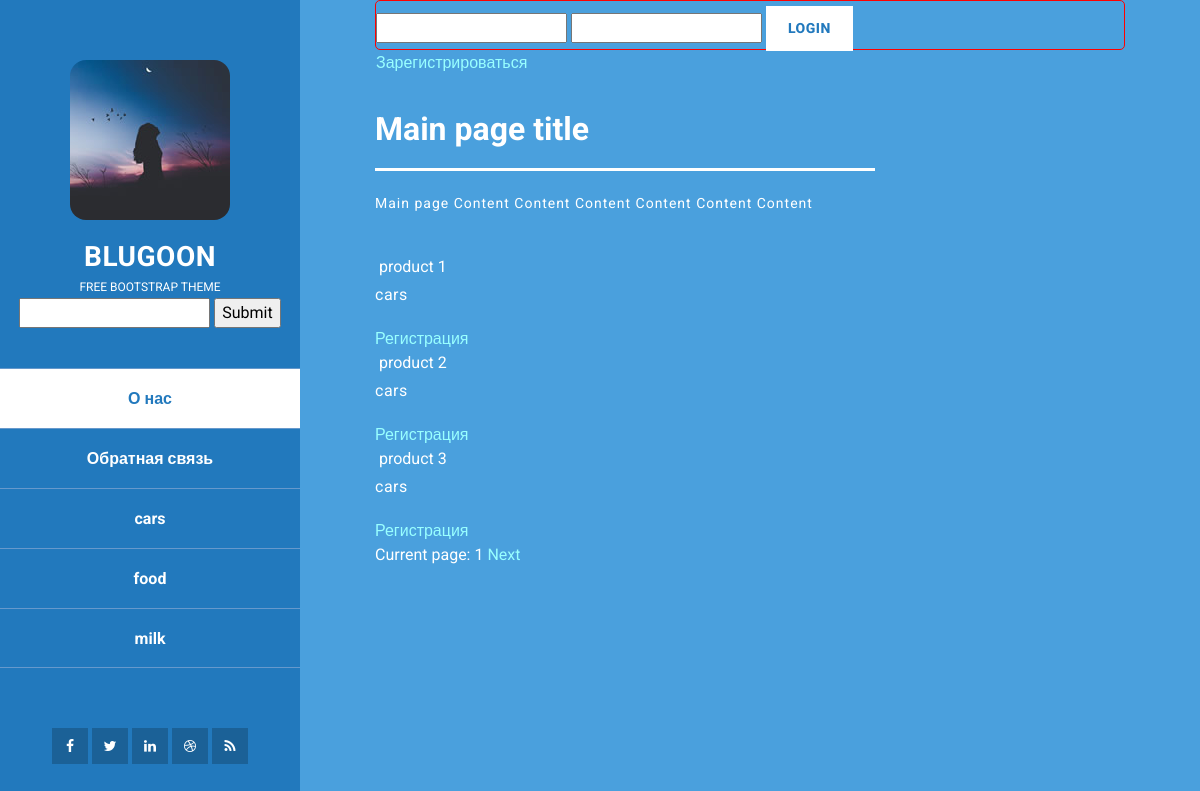
The page / on the database its author committed.
### main/models.py (models this page shows, shortened)
class Category(models.Model):
    name = models.CharField(max_length=250)

class Page(models.Model):
    title = models.CharField(max_length=250)
    content = models.TextField()
    alias = models.CharField(max_length=250, null=True, blank=True)

class Product(models.Model):
    name = models.CharField(max_length=250)
    desc = HTMLField()
    category = models.ForeignKey(Category,models.CASCADE)
    image = ImageCropField(upload_to='products', null=True, blank=True)
    cropping = ImageRatioField('image', '200x200')

### main/views.py (the view, shortened to what this page needs)
# urls.py: path('', index),
def index(request):
    try:
        page_number = request.GET['page']
    except:
        page_number = 1
    page = Page.objects.get(alias='mainpage')
    cats = Category.objects.all()
    cat = Category.objects.get(name='food')
    products = Product.objects.filter(category=cat)
    products = Product.objects.all()
    paginator = Paginator(products, 3)
    products = paginator.get_page(page_number)
    return render(request,'index.html', {"page": page, "cats": cats, "products": products, "page_number": page_number})

### templates/index.html (shortened to what this page needs)
{% extends 'layout.html' %}
{% load cropping thumbnail %}
{% block content %}
          <div class="section-heading">
            <h2>{{ page.title }}</h2>
            <div class="line-dec"></div>
            <span>{{ page.content }}</span>
          </div>
          {% include 'parts/products.html' %}
          Current page: {{ page_number }}
          {% if products.has_next %}
            <a href="/?page={{ products.next_page_number }}">Next</a>
          {% endif %}
{% endblock %}

### templates/layout.html (shortened to what this page needs)
<!DOCTYPE html>
<html lang="en">
  <head>
    <link href="/static/vendor/bootstrap/css/bootstrap.min.css" rel="stylesheet" />
    <link rel="stylesheet" href="/static/assets/css/fontawesome.css" />
    <link rel="stylesheet" href="/static/assets/css/tooplate-style.css" />
    <link rel="stylesheet" href="/static/assets/css/owl.css" />
    <link rel="stylesheet" href="/static/assets/css/lightbox.css" />
      <link rel="stylesheet" href="/static/my.css" />
  </head>
  <body>
    <div id="page-wraper">
      <div class="responsive-nav">
        <div id="menu" class="menu">
          <div class="container">
            <div class="image">
              <a href="/"><img src="/static/assets/images/logo-image.jpg" alt="Blugoon by Tooplate" /></a>
            </div>
            <div class="author-content">
              <h4>Blugoon</h4>
              <span>Free Bootstrap Theme</span>
              <form metod="GET" action="/search">
                <input name="keyword" />
                <input type="submit" name="Search" />
              </form>
            </div>
            <nav class="main-nav" role="navigation">
              <ul class="main-menu">
                <li>
                  <a href="/about">О нас</a>
                  </li>
                <li>
                  <a href="/feed">Обратная связь</a>
                  </li>
                {% for c in cats %}
                <li>
                  <a href="/filter/{{ c.id }}">{{ c.name }}</a>
                  </li>
                {% endfor %}
              </ul>
            </nav>
            {% block social %}
            <div class="social-network">
              <ul class="soial-icons">
                <li>
                  <a href="#"><i class="fa fa-facebook"></i></a>
                </li>
                <li>
                  <a href="#"><i class="fa fa-twitter"></i></a>
                </li>
                <li>
                  <a href="#"><i class="fa fa-linkedin"></i></a>
                </li>
                <li>
                  <a href="#"><i class="fa fa-dribbble"></i></a>
                </li>
                <li>
                  <a href="#"><i class="fa fa-rss"></i></a>
                </li>
              </ul>
            </div>
            {% endblock %}
          </div>
        </div>
      </div>
      <section class="section about-me" data-section="section1">
        <div class="container">
            <div class="top-header">
              {% if not user.is_authenticated %}
                {% include 'parts/login_form.html' %}
              {% endif %}
            </div>
          {% block content %} {% endblock %}
        </div>
      </section>
    </div>
  </body>
</html>

### templates/parts/login_form.html (shortened to what this page needs)
        	     <form method="POST" action="/">
                  <input type="text" name="username" />
                  <input type="text" name="password" />
                  <button>Login</button>
               </form>
               <a href="/registration">Зарегистрироваться</a>

### templates/parts/products.html (shortened to what this page needs)
{% load cropping thumbnail %}
          <ul>
            {% for p in products %}
              <li class="product">
                <a href="/product/detail/{{p.id}}">
                </a>
                {{ p.name }}
                <p> {{ p.category.name }} </p>
                {% if user.is_authenticated %}
                <a href="/add/to/cart/{{p.id}}">Добавить в корзину</a>
                {% else %}
                <a href="/registration">Регистрация</a>
                {% endif %}
              </li>
            {% endfor %}
          </ul>

### static/assets/css/tooplate-style.css (style rules this page uses)
body { font-family: 'Roboto', sans-serif; overflow-x: hidden; }
#page-wraper { background: #4AA0DD no-repeat center center fixed; -webkit-background-size: cover; -moz-background-size: cover; -o-background-size: cover; background-size: cover; width: 100%; }
input, select, textarea { outline: none; }
a { color: #9FF; text-decoration: none; }
p { letter-spacing: 0.5px; line-height: 2em; color: #fff; }
h4 { font-size: 28px; font-weight: 700; color: #fff; letter-spacing: 0.5px; }
img { width: 100%; overflow: hidden; }
ul { padding: 0; margin: 0; list-style: none; }
ul li { display: inline-block; }
html { -webkit-box-sizing: border-box; -moz-box-sizing: border-box; box-sizing: border-box; }
*, *:before, *:after { -webkit-box-sizing: inherit; -moz-box-sizing: inherit; box-sizing: inherit; }
.container { margin: 0 auto; }
.top-header { margin: 0; padding: 0; }
.main-nav { text-align: center; }
.main-nav li:last-child a { border-bottom: 1px solid #69C; }
.main-nav li { display: block; }
.main-nav li a { height: 60px; line-height: 60px; display: inline-block; font-size: 16px; font-weight: 700; color: #fff; width: 100%; transition: all 0.5s; border-top: 1px solid #69C; }
.main-nav li:hover a, .main-nav li.active a { background: #fff; color: #2279BD; }
.menu .image { margin-top: 50px; }
.menu .image img { width: 160px; height: 160px; border-radius: 10%; text-align: center; }
.menu .author-content { margin: 20px 0px 40px 0px; }
.menu .author-content h4 { margin-bottom: 0px; text-transform: uppercase; }
.menu .author-content span { font-size: 12px; text-transform: uppercase; color: #fff; }
.menu .social-network { margin-top: 60px; }
.menu .social-network ul li { margin: 0 3px; }
.menu .social-network ul li a { width: 40px; height: 40px; display: inline-block; text-align: center; line-height: 40px; background-color: rgba(0, 0, 0, 0.2); color: #fff; font-size: 14px; transition: all 0.5s; }
.menu:before, .menu:after { content: ""; display: table; }
.menu:after { clear: both; }
.menu a { text-decoration: none; color: inherit; }
.menu { text-align: center; }
.menu { left: 8%; -webkit-transition: -webkit-transform 233ms cubic-bezier(0, 0, 0.21, 1); -webkit-overflow-scrolling: touch; background-color: #2279BD; box-sizing: border-box; height: 100vh; max-height: 100vh !important; max-width: 80vw !important; min-width: 45px !important; outline: none; overflow-x: hidden !important; overflow-y: auto !important; padding: 0; position: fixed !important; top: calc(0px); width: 22%; will-change: transform; z-index: 9999 !important; }
.section { color: #fff; width: 55%; right: 10%; left: 35%; position: relative; min-height: 100vh; padding-bottom: 60px; border-bottom: 3px solid rgba(250, 250, 250, 0.25); }
.section-heading { text-align: left; padding: 60px 0 40px 0; }
.section-heading h2 { font-size: 32px; font-weight: 700; color: #fff; }
.section-heading .line-dec { max-width: 500px; height: 3px; background-color: #fff; margin: 20px 0; }
.section-heading span { margin-top: 5px; font-size: 14px; color: #fff; letter-spacing: 1px; }
button { display: inline-block; padding: 12px 22px; background-color: #fff; color: #2279BD; font-size: 14px; font-weight: 800; letter-spacing: 0.5px; text-transform: uppercase; transition: all 0.5s; border: none; outline: none; cursor: pointer; }
@media screen and (max-width: 1680px) { .menu { left: 4%; } }
@media screen and (max-width: 1680px) { .section { color: #fff; width: 65%; right: 5%; left: 30%; } }
@media screen and (max-width: 1680px) and (min-width: 846px) { .menu .social-network ul li a { width: 36px; height: 36px; line-height: 36px; } }
@media screen and (max-width: 1680px) and (min-width: 846px) { .menu .social-network ul li { margin: 0; } }
@media screen and (max-width: 1680px) and (min-width: 846px) { .menu .image { margin-top: 60px; } }
@media screen and (max-width: 1280px) { .menu { left: 0%; } }
.menu .container { padding-left: 0; padding-right: 0; }
@media screen and (max-width: 1280px) and (min-width: 846px) { .menu { width: 25%; } }

### static/my.css (style rules this page uses)
li.product { display: block; }
img { width: auto !important; }
.top-header { border: 1px solid red; border-radius: 5px; padding-top: 5px; height: 50px; }

### rows shown on the page
Category: name "cars"
Category: name "food"
Category: name "milk"
Page: title "Main page title", content "Main page Content Content Content Content Content Content"
Product: name "product 1", category.name "cars"
Product: name "product 2", category.name "cars"
Product: name "product 3", category.name "cars"

### other values the page prints
{{ page_number }} "1"
